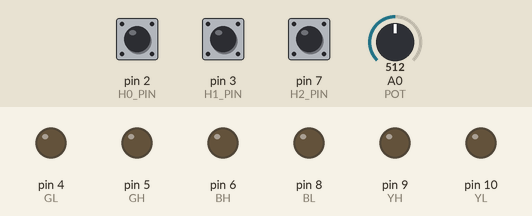
This sketch was run on a simulated Arduino Leonardo, built with avr-gcc and run on an emulated ATmega32U4. On the bench: output pins drawn as LEDs (lit = HIGH). Inputs (shaded band) come from the test bench; at power-on: pin 2 (H0_PIN) HIGH, pin 3 (H1_PIN) HIGH, pin 7 (H2_PIN) HIGH, A0 (POT) = 512. What the sketch prints to the serial monitor is not drawn.

Above: at 1.2 s.
1.3 s: pin 2 (H0_PIN) pulled LOW for 0.15 s
At 1.9 s:
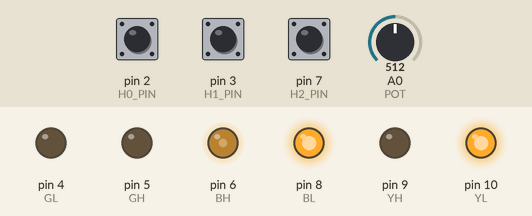
2.9 s: pin 3 (H1_PIN) pulled LOW for 0.15 s
At 3.2 s:
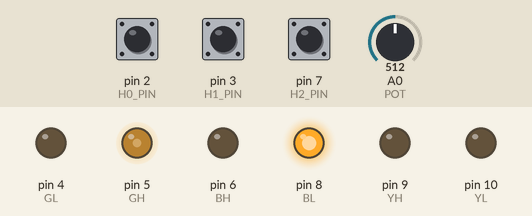
4.5 s: pin 7 (H2_PIN) pulled LOW for 0.15 s
At 5.6 s:
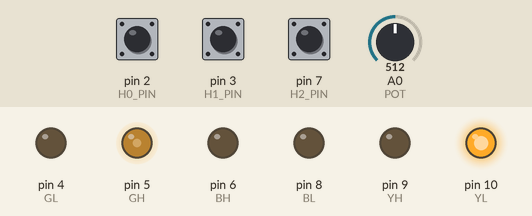
6.1 s: pin 2 (H0_PIN) pulled LOW for 1 s
At 6.8 s:
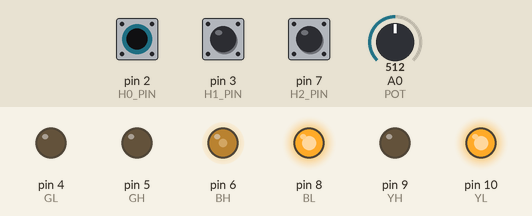
10.1 s: pin 3 (H1_PIN) pulled LOW for 1 s
At 11.0 s:
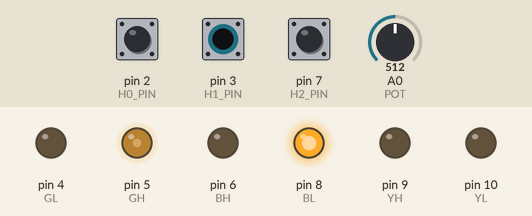
14.1 s: pin 2 (H0_PIN) pulled LOW for 3.2 s
At 15.3 s:
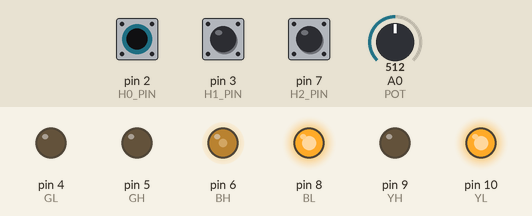
Timing chart, 0 to 17.1 s (numbered marks = the images above; inputs shaded):
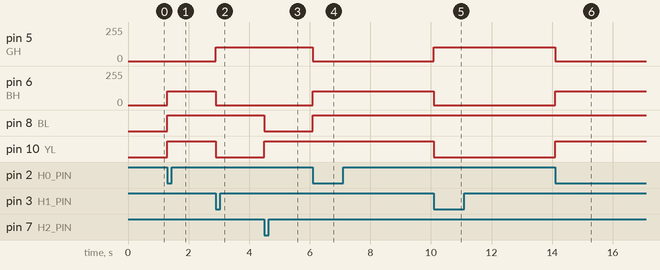

The sketch:

codigoSimplificado.ino
```cpp
// Código para controlar un motor BLDC y hacerlo girar

// Pines de los transistores
const int GH = 5;  // GREEN HIGH  (PWM)
const int BH = 6;  // BLUE HIGH   (PWM)
const int YH = 9;  // YELLOW HIGH (PWM)

const int GL = 4;   // GREEN LOW   (digital)
const int BL = 8;   // BLUE LOW    (digital)
const int YL = 10;  // YELLOW LOW  (digital)

// Potenciómetro --> acelerador
const int POT = A0;

// Pines de los sensores Hall con interrup
const int H0_PIN = 2;
const int H1_PIN = 3;
const int H2_PIN = 7;

// Variables globales
bool sentidoHorario = true;   // booleano para elegir sentido de giro
volatile int dutyGlobal = 0;  // variable para el duty que usarán las salidas PWM
volatile int H0 = 0;
volatile int H1 = 0;
volatile int H2 = 0;

// ---------------------------------------------------------------------------

void setup() {

  Serial.begin(9600);

  // Pines de los sensores Hall como entrada

  pinMode(H0_PIN, INPUT_PULLUP);
  pinMode(H1_PIN, INPUT_PULLUP);
  pinMode(H2_PIN, INPUT_PULLUP);


  pinMode(GH, OUTPUT);
  pinMode(BH, OUTPUT);
  pinMode(YH, OUTPUT);


  pinMode(GL, OUTPUT);
  pinMode(BL, OUTPUT);
  pinMode(YL, OUTPUT);

  // Entrada analógica del potenciómetro
  pinMode(POT, INPUT);

  // Ajuste de frecuencia PWM alta (~31 kHz aprox)
  // (para que no suene el motor)
  TCCR1B = TCCR1B & 0b11111000 | 0x01;  // frecuencia  pines 9 y 10
  TCCR3B = TCCR3B & 0b11111000 | 0x01;  // frecuencia  pin 5
  TCCR4B = TCCR4B & 0b11111000 | 0x01;  // frecuencia  pines 6 y 13

  // Leemos una primera vez los halls para no arrancar a ciegas
  //H0 = digitalRead(H0_PIN);
  //H1 = digitalRead(H1_PIN);
  //H2 = digitalRead(H2_PIN);

  // Configuro las interrupciones de los 3 halls.
  // CHANGE = cuando cambie (suba o baje) cualquiera.
  attachInterrupt(digitalPinToInterrupt(H0_PIN), ISR_Halls, CHANGE);
  attachInterrupt(digitalPinToInterrupt(H1_PIN), ISR_Halls, CHANGE);
  attachInterrupt(digitalPinToInterrupt(H2_PIN), ISR_Halls, CHANGE);

  // Arrancamos con duty = 0 (parado)
  dutyGlobal = 0;
}


// ---------------------------------------------------------------------------


void loop() {


  int valorPot = analogRead(POT);

  // Convierto a PWM (0 a 204) --> esto es el 80% de 255 aprox
  int valorPotDig = map(valorPot, 0, 1023, 0, 204);

  // Si está por debajo del 5% lo paramos todo sí o sí

  if (valorPotDig <= 13) {

    // Poner duty a cero
    dutyGlobal = 0;

    // Apagar transistores altos
    //analogWrite(GH, 0);
    //analogWrite(BH, 0);
    //analogWrite(YH, 0);

    // Apagar transistores bajos
    //digitalWrite(GL, HIGH);
    //digitalWrite(BL, HIGH);
    //digitalWrite(YL, HIGH);

    // Mensaje por serie
    // Serial.print("STOP | pot = ");
    //Serial.print(valorPot);
    // Serial.print("   duty = ");
    //Serial.println(valorPotDig);


    return;
  }


  dutyGlobal = valorPotDig;  // guardo el duty en la global que usa la ISR


  // Mensajes para ver qué pasa
  //Serial.print("RUN  | pot = ");
  //Serial.print(valorPot);
  //Serial.print("   duty = ");
  //Serial.print(valorPotDig);

  // También vemos el estado hall actual
  Serial.print("   H0=");
  Serial.print(H0);
Serial.print(" H1=");
  Serial.print(H1);
  Serial.print(" H2=");
  Serial.println(H2);
}


// ---------------------------------------------------------------------------

// Interrupción: cada vez que cambia alguno de los sensores Hall
void ISR_Halls() {
  // leemos los halls
  H0 = digitalRead(H0_PIN);
  H1 = digitalRead(H1_PIN);
  H2 = digitalRead(H2_PIN);


  if (H0 == 0 && H1 == 0 && H2 == 1) {
    // GL = 1, YH = 1
    digitalWrite(GL, LOW);
    digitalWrite(BL, HIGH);
    digitalWrite(YL, HIGH);
    analogWrite(YH, dutyGlobal);
    analogWrite(BH, 0);
    analogWrite(GH, 0);
  }
  if (H0 == 0 && H1 == 1 && H2 == 0) {
    digitalWrite(GL, HIGH);
    digitalWrite(BL, HIGH);
    digitalWrite(YL, LOW);
    analogWrite(YH, 0);

    analogWrite(GH, 0);
    analogWrite(BH, dutyGlobal);  // azul alto PWM
                                  // amarillo bajo ON
  }

  if (H0 == 0 && H1 == 1 && H2 == 1) {
    digitalWrite(GL, LOW);
    digitalWrite(BL, HIGH);
    digitalWrite(YL, HIGH);
    analogWrite(YH, 0);

    analogWrite(GH, 0);
    // verde bajo ON
    analogWrite(BH, dutyGlobal);  // azul alto PWM
  }
  if (H0 == 1 && H1 == 0 && H2 == 0) {
    // GH = 1, BL = 1
    digitalWrite(GL, HIGH);
    digitalWrite(BL, LOW);
    digitalWrite(YL, HIGH);
    analogWrite(YH, dutyGlobal);
    analogWrite(BH, 0);

    analogWrite(GH, dutyGlobal);  // verde alto PWM
                                  // azul bajo ON
  }
  if (H0 == 1 && H1 == 0 && H2 == 1) {
    // BL = 1, YH = 1
    digitalWrite(GL, HIGH);
    digitalWrite(BL, LOW);
    digitalWrite(YL, HIGH);

    analogWrite(BH, 0);
    analogWrite(GH, 0);           // azul bajo ON
    analogWrite(YH, dutyGlobal);  // amarillo alto PWM
  }


  if (H0 == 1 && H1 == 0 && H2 == 1) {
    // GH = 1, YL = 1
    digitalWrite(GL, LOW);
    digitalWrite(BL, HIGH);
    digitalWrite(YL, LOW);
    analogWrite(YH, 0);
    analogWrite(BH, 0);
    analogWrite(GH, dutyGlobal);  // verde alto PWM
                                  // amarillo bajo ON
  }
  if (H0 == 1 && H1 == 1 && H2 == 0) {
    digitalWrite(GL, LOW);
    digitalWrite(BL, LOW);
    digitalWrite(YL, HIGH);
    analogWrite(YH, 0);
    analogWrite(BH, 0);
    analogWrite(GH, dutyGlobal);  // verde alto PWM
  }
}
```

Measured:
- after the input at 1.3 s, pin 6 (BH): 0/255 → 102/255 at once; pin 8 (BL), pin 10 (YL): LOW → HIGH at once
- after the input at 2.9 s, pin 5 (GH): 0/255 → 102/255 at once; pin 6 (BH): 102/255 → 0/255 at once; pin 10 (YL): HIGH → LOW at once
- after the input at 4.5 s, pin 8 (BL): HIGH → LOW at once; pin 10 (YL): LOW → HIGH at once
- after the input at 6.1 s, pin 5 (GH): 102/255 → 0/255 at once; pin 6 (BH): 0/255 → 102/255 at once; pin 8 (BL): LOW → HIGH at once
- after the input at 10.1 s, pin 5 (GH): 0/255 → 102/255 at once; pin 6 (BH): 102/255 → 0/255 at once; pin 10 (YL): HIGH → LOW at once
- after the input at 14.1 s, pin 5 (GH): 102/255 → 0/255 at once; pin 6 (BH): 0/255 → 102/255 at once; pin 10 (YL): LOW → HIGH at once
